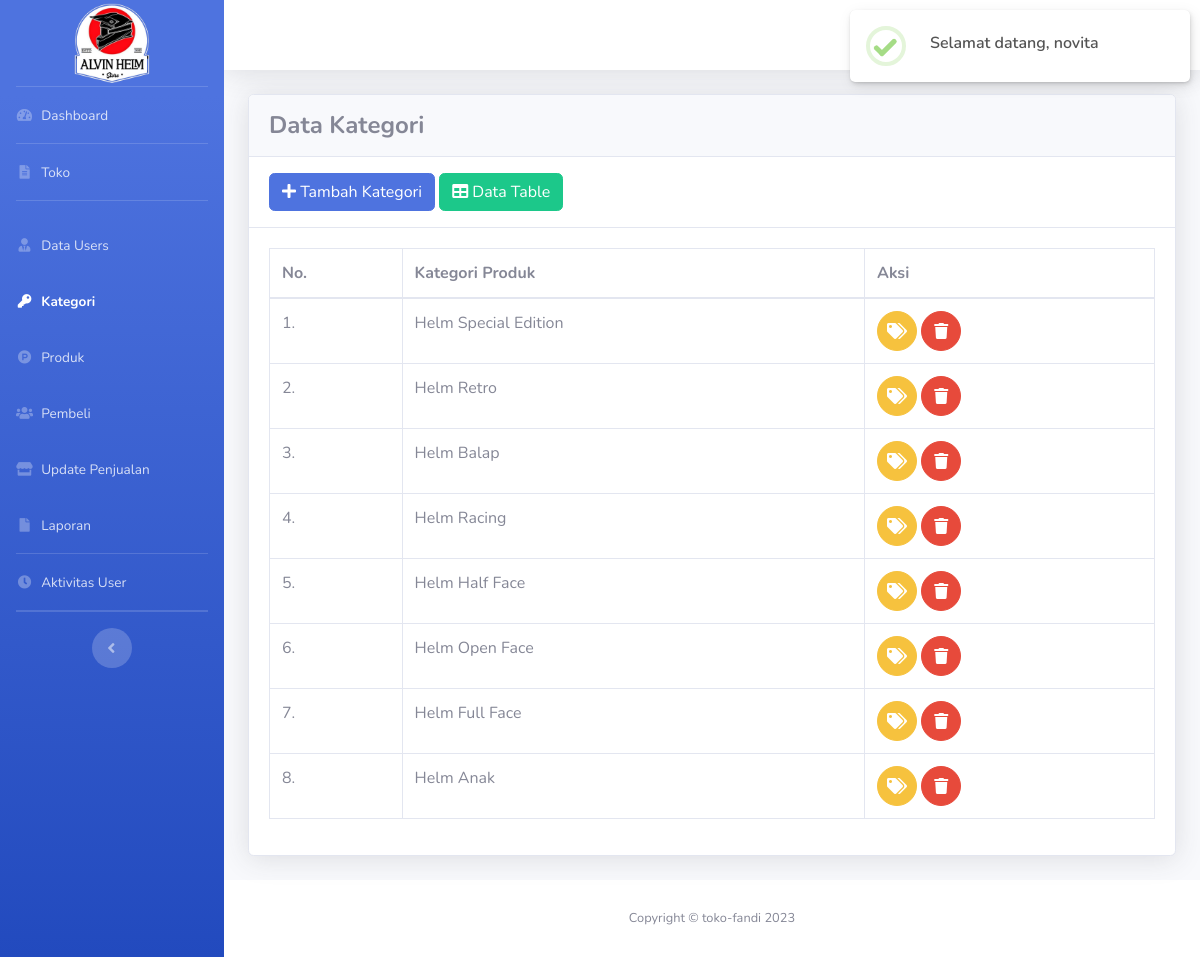
Screenshot of /admin/index.php?halaman=kategori (signed in) with the database file from the repository.
### tables this page shows
CREATE TABLE `jenis` (
  `id_jenis` int NOT NULL,
  `jenis` varchar(100) NOT NULL
);

### function.php (called while the page is built, shortened)
<?php
include 'koneksi.php';
function query($query) {
  global $conn;
  $result = mysqli_query($conn, $query);
  $rows = [];
  while ($row = mysqli_fetch_assoc($result)) {
    $rows[] = $row;
  }
  return $rows;
}

### admin/halaman/kategori/view_jenis.php (the view, shortened to what this page needs)
<div class="container-fluid">
  <div class="card shadow mb-4">
    <div class="card-header py-3">
      <h4 class="m-0 font-weight-bold">Data Kategori</h4>
    </div>
    <div class="card-header py-3" style="background-color: #fff;">
      <button type="button" class="btn btn-primary tomboltambah" data-toggle="modal" data-target="#modaltambah"><i class="fas fa-plus"></i> Tambah Kategori</button>
      <a href="?halaman=kategori&aksi=datatable" class="btn btn-success"><i class="fas fa-table"></i> Data Table</a>
    </div>
      <div class="card-body">
        <div class="table-responsive">
          <table class="table table-bordered" width="100%" cellspacing="0">
            <thead>
              <tr>
                <th>No.</th>
                <th>Kategori Produk</th>
                <th>Aksi</th>
              </tr>
            </thead>
            <tbody id="viewdata">
            <?php
            $i = 1;
            $result = query("SELECT * FROM jenis ORDER BY `id_jenis` DESC");
            foreach ($result as $data) :
            ?>
              <tr>
                  <td><?= $i; ?>.</td>
                  <td><?= $data['jenis']; ?></td>
                  <td>
                    <button type="button" class="btn btn-warning btn-circle" onclick="tampiledit('<?= $data['id_jenis']; ?>')">
                      <i class="fas fa-tags"></i>
                    </button>
                    <button type="button" class="btn btn-danger btn-circle" onclick="hapus('<?= $data['id_jenis']; ?>', '<?= $data['jenis']; ?>')">
                      <i class="fas fa-trash"></i>
                    </button>
                  </td>
              </tr>
            <?php
            $i++;
            endforeach; ?>
            </tbody>
          </table>
        </div>
      </div>
    </div>
</div>

### rows the page displays
jenis: jenis "Helm Special Edition"
jenis: jenis "Helm Retro"
jenis: jenis "Helm Balap"
jenis: jenis "Helm Racing"
jenis: jenis "Helm Half Face"
jenis: jenis "Helm Open Face"
jenis: jenis "Helm Full Face"
jenis: jenis "Helm Anak"
